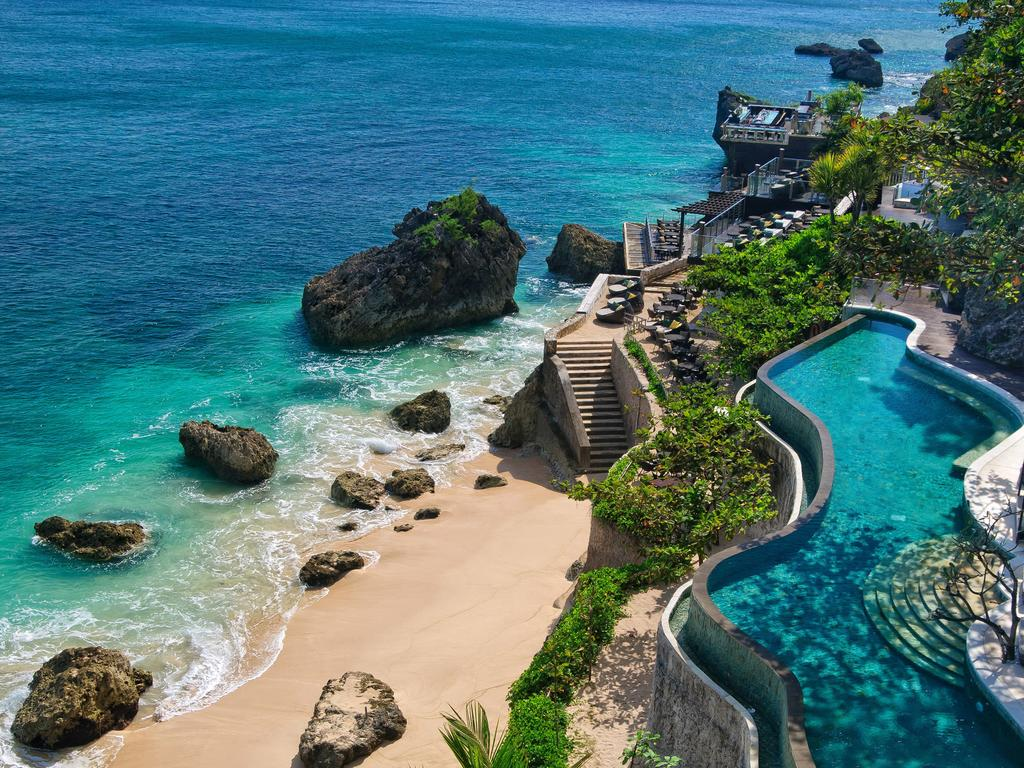
#> input picture image_processing/Lab 1/a_Bali.jpg, 1024 x 768 px
$ python NoiseAndFilters.py   (older library calls are emulated)
#> lines starting #> are read from the running program, lines starting #| are printed output that depends on the picture; long printed decimals are rounded
import cv2
import numpy as np
import random
import time
from skimage.metrics import structural_similarity as compare_ssim

#define function to create some noise to an image
def sp_noise(image, prob):
    """
    https://stackoverflow.com/questions/60056966/iterate-over-two-images-pixel-by-pixel-in-numpy-with-a-random-condition
    Add salt and pepper noise to image. Replaces random pixels with 0 or 1.
    prob: Probability of the noise
    """

    output = np.zeros(image.shape, np.uint8)
    thres = 1 - prob
    for i in range(image.shape[0]):
        for j in range(image.shape[1]):
            rdn = random.random()
            if rdn < prob:
                output[i][j] = 0
            elif rdn > thres:
                output[i][j] = 255
            else:
                output[i][j] = image[i][j]
    return output

def gs_noise(image):
    #gauss noise Gaussian-distributed additive noise.
    row, col, ch = image.shape
    mean = 0
    var = 0.4
    sigma = var**0.5
    gauss = np.random.normal(mean, sigma, (row, col, ch))
    gauss = gauss.reshape(row, col, ch)
    noisy = image + gauss
    return noisy

# [7 lines of commented-out code are left out]
img_BGR = cv2.imread('a_Bali.jpg')
#> img_BGR is the input picture: shape (768, 1024, 3); mean B, G, R 119, 116.8, 76.7
#img_BGR = cv2.imread('a_Airplane.jpg')
#img_BGR = cv2.imread('a_Kaznu.jpg')
#img_BGR = cv2.imread('a_Dark_forest.jpg')

img_GRAY = cv2.cvtColor(img_BGR, cv2.COLOR_BGR2GRAY)
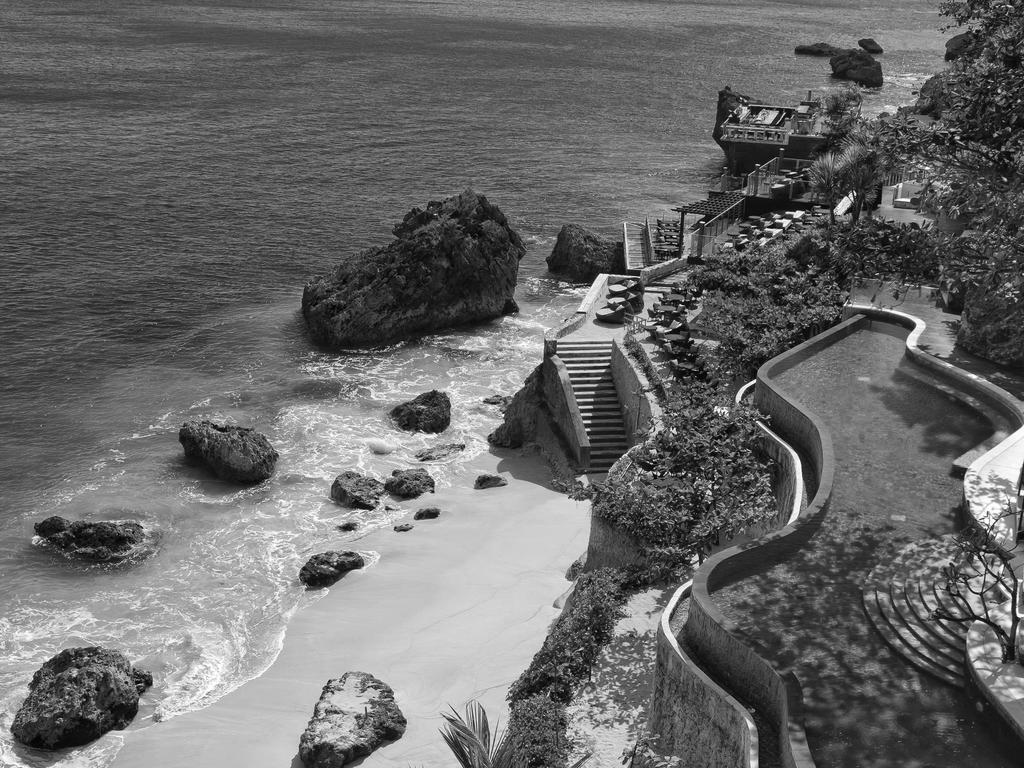
#> img_GRAY: shape (768, 1024); min 0, max 255, mean 105.1

#and illustrate the results
cv2.namedWindow("Original Image", cv2.WINDOW_NORMAL)
cv2.imshow("Original Image", img_BGR)
cv2.resizeWindow("Original Image", 1280, 720)

cv2.waitKey()
cv2.destroyWindow("Original Image")

cv2.namedWindow("Grayscale Original Image", cv2.WINDOW_NORMAL)
cv2.imshow("Grayscale Original Image", img_GRAY)
cv2.resizeWindow("Grayscale Original Image", 1280, 720)

cv2.waitKey()
cv2.destroyWindow("Grayscale Original Image")

#some filters and compare change to the original
print('Illustrating the effects of various filters, in terms of time and information loss')

#a. averaging filter
kernel = np.ones((5, 5), np.float32)/25
#averaging kernel for 5 x 5 window patch
print(kernel)

t = time.time()
blur = cv2.filter2D(img_BGR, -1, kernel)
tmpRunTime = time.time() - t

#illustrate the results
cv2.namedWindow("Averaging Filter", cv2.WINDOW_NORMAL)
cv2.imshow("Averaging Filter", blur)
cv2.resizeWindow("Averaging Filter", 1280, 720)

cv2.waitKey()
cv2.destroyWindow("Averaging Filter")

#calculate the similarity between the images
#compute the Structural Similarity Index (SSIM) between the two images
blur_GRAY = cv2.cvtColor(blur, cv2.COLOR_BGR2GRAY)

#illustrate the results
cv2.namedWindow("Averaging Filter Gray", cv2.WINDOW_NORMAL)
cv2.imshow("Averaging Filter Gray", blur_GRAY)
cv2.resizeWindow("Averaging Filter Gray", 1280, 720)

cv2.waitKey()
cv2.destroyWindow("Averaging Filter Gray")

#-----------------------------------------------------------------------------------------------------------

(score, diff) = compare_ssim(img_GRAY, blur_GRAY, full=True)
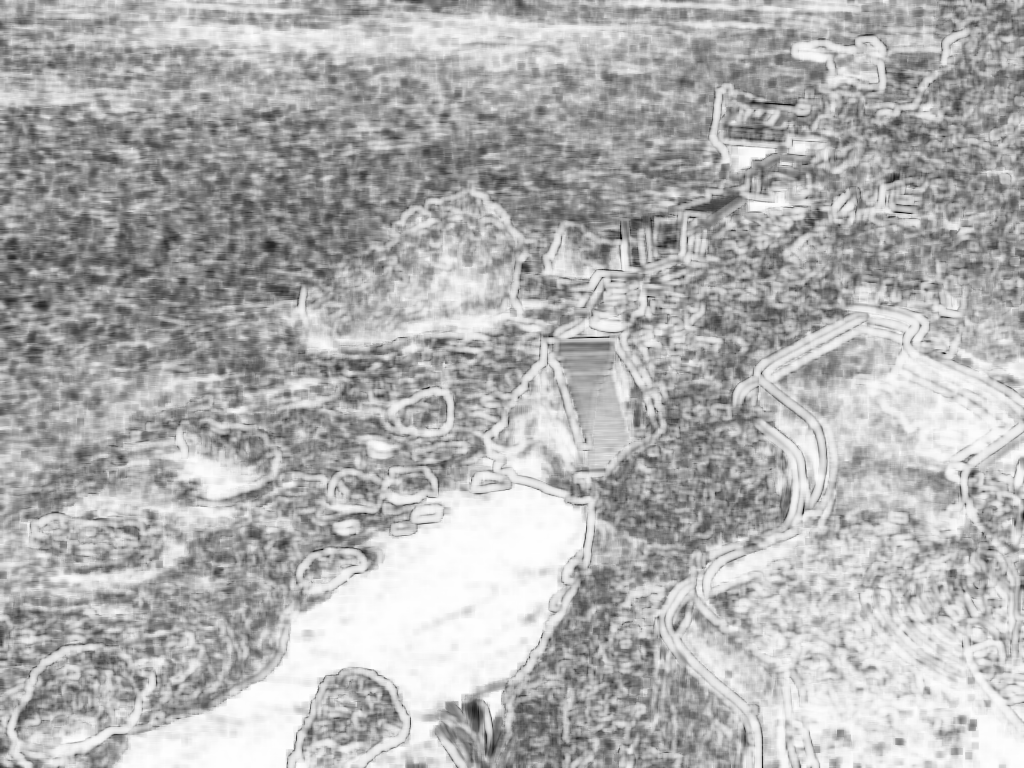
#> diff: shape (768, 1024) float64; min -0.423, max 1, mean 0.563; drawn with min black and max white
#> score = 0.562
print(" .. Averaging blur filter time was: {:.8f}".format(tmpRunTime), " seconds. SSIM score: {:.4f}".format(score))
#|  .. Averaging blur filter time was: 0.1013  seconds. SSIM score: 0.5625

cv2.waitKey()

#b. gaussian filter
t = time.time()
blur = cv2.GaussianBlur(img_BGR, (5, 5), 0)
tmpRunTime = time.time() - t

#illustrate the results
cv2.namedWindow("Gauss blur Filter", cv2.WINDOW_NORMAL)
cv2.imshow("Gauss blur Filter", blur)
cv2.resizeWindow("Gauss blur Filter", 1280, 720)

cv2.waitKey()
cv2.destroyWindow("Gauss blur Filter")

#calculate the similarity between the images
#compute the Structural Similarity Index (SSIM) between the two images
blur_GRAY = cv2.cvtColor(blur, cv2.COLOR_BGR2GRAY)
(score, _) = compare_ssim(img_GRAY, blur_GRAY, full=True)
#> score = 0.746
print(" .. Gaussian blur filter time was: {:.8f}".format(tmpRunTime), " seconds. SSIM score: {:.4f}".format(score))
#|  .. Gaussian blur filter time was: 0.1058  seconds. SSIM score: 0.7464

cv2.waitKey()

#c. bilateral filter
t = time.time()
blur = cv2.bilateralFilter(img_BGR, 9, 5, 5)
tmpRunTime = time.time() - t

#illustrate the results
cv2.namedWindow("Bilateral Filter", cv2.WINDOW_NORMAL)
cv2.imshow("Bilateral Filter", blur)
cv2.resizeWindow("Bilateral Filter", 1280, 720)

cv2.waitKey()
cv2.destroyWindow("Bilateral Filter")

#calculate the similarity between the images
# compute the Structural Similarity Index (SSIM) between the two images
blur_GRAY = cv2.cvtColor(blur, cv2.COLOR_BGR2GRAY)
(score, _) = compare_ssim(img_GRAY, blur_GRAY, full=True)
#> score = 0.999
print(" .. Bilateral blur filter time was: {:.8f}".format(tmpRunTime), " seconds. SSIM score: {:.4f}".format(score))
#|  .. Bilateral blur filter time was: 0.1755  seconds. SSIM score: 0.9986

cv2.waitKey()

# [7 lines of commented-out code are left out]
img_NOISY_BGR = sp_noise(img_BGR, 0.13)
#> after the loop in sp_noise, `for i in range(image.shape[0]):`:
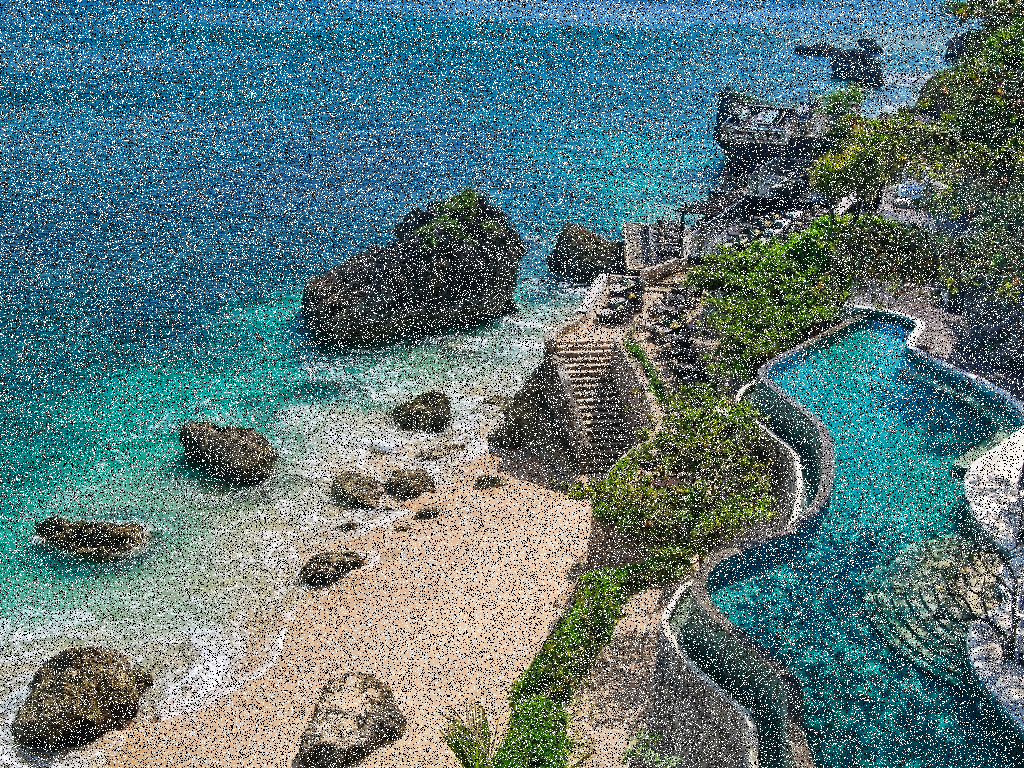
#> output: shape (768, 1024, 3); mean B, G, R 121.2, 119.6, 90
#create the new noisy image using gauss noise
#img_NOISY_BGR = gs_noise(img_BGR)
img_NOISY_BGR = np.floor(np.abs(img_NOISY_BGR)).astype('uint8')

img_NOISY_GRAY = cv2.cvtColor(img_NOISY_BGR, cv2.COLOR_BGR2GRAY)
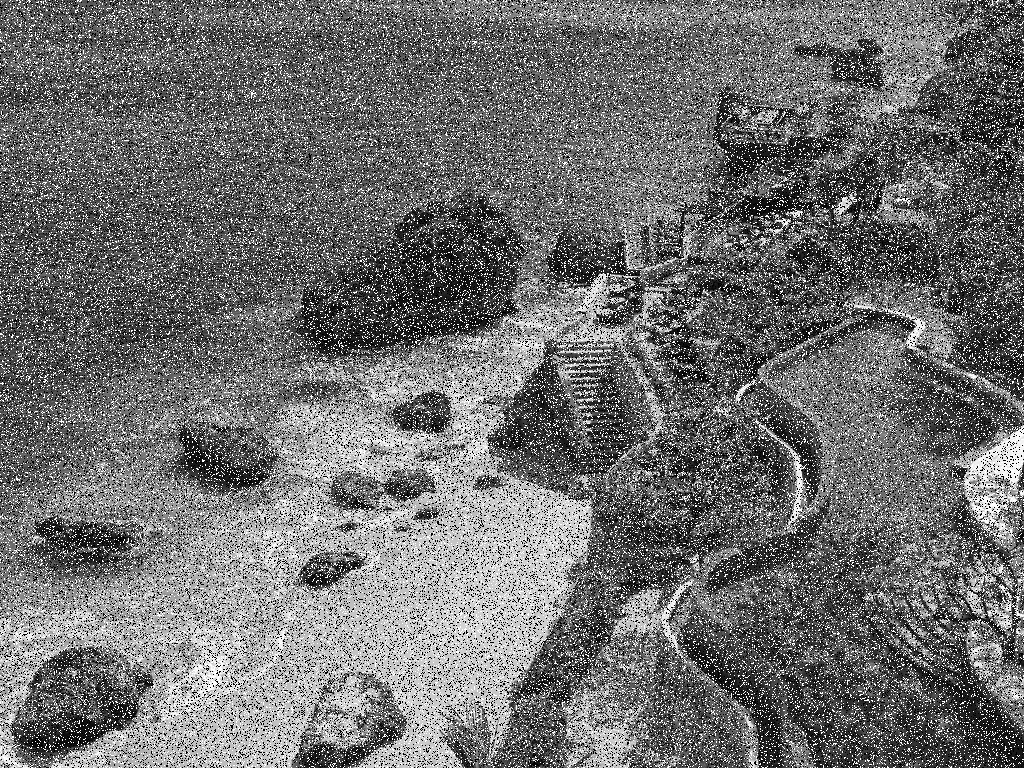
#> img_NOISY_GRAY: shape (768, 1024); min 0, max 255, mean 110.9

#illustrate the results
cv2.namedWindow("Original (noisy) Image", cv2.WINDOW_NORMAL)
cv2.imshow("Original (noisy) Image", img_NOISY_BGR)
cv2.resizeWindow("Original (noisy) Image", 1280, 720)

cv2.waitKey()
cv2.destroyWindow("Original (noisy) Image")

cv2.namedWindow("Grayscale Original (noisy) Image", cv2.WINDOW_NORMAL)
cv2.imshow("Grayscale Original (noisy) Image", img_NOISY_GRAY)
cv2.resizeWindow("Grayscale Original (noisy) Image", 1280, 720)

cv2.waitKey()
cv2.destroyWindow("Grayscale Original (noisy) Image")

print("Demonstrating the noise reduction capabilities for each of the filters")

(score, _) = compare_ssim(img_GRAY, img_NOISY_GRAY, full=True)
#> score = 0.128
print(" .. Currently SSIM score between original and noise image is: {:.4f}".format(score))
#|  .. Currently SSIM score between original and noise image is: 0.1284
print(" .. Attempting to fix results, using different filters")

cv2.waitKey()

#some filters and compare change to the original
print('Illustrating the effects of various filters, in terms of time and information loss')
print("\n---------------------------\n197-LINE\n---------------------------\n")

#-----------------------------------------------------------------------------------------------------------

#a. averaging filter
kernel = np.ones((5, 5), np.float32) / 25
print(kernel)

t = time.time()
blur = cv2.filter2D(img_NOISY_BGR, -1, kernel)
tmpRunTime = time.time() - t

#illustrate the results
cv2.namedWindow("Averaging Filter", cv2.WINDOW_NORMAL)
cv2.imshow("Averaging Filter", blur)
cv2.resizeWindow("Averaging Filter", 1280, 720)

cv2.waitKey()
cv2.destroyWindow("Averaging Filter")

#calculate the similarity between the images
# compute the Structural Similarity Index (SSIM) between the two images
blur_GRAY = cv2.cvtColor(blur, cv2.COLOR_BGR2GRAY)
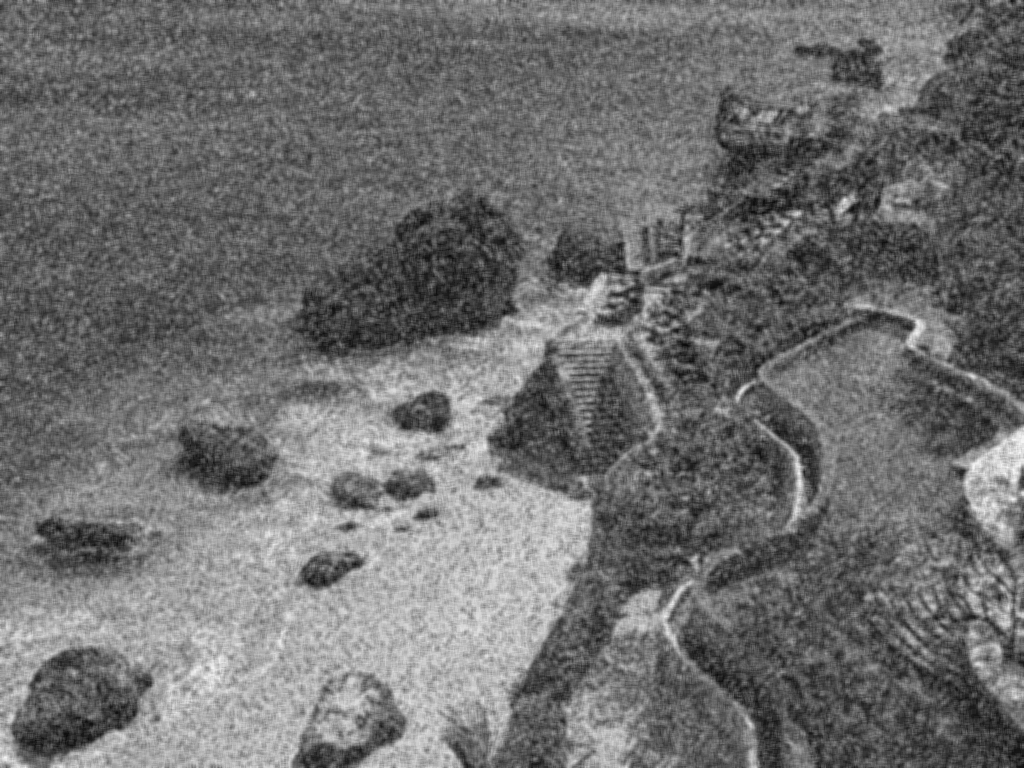
#> blur_GRAY: shape (768, 1024); min 10, max 248, mean 110.9
(score, _) = compare_ssim(img_GRAY, blur_GRAY, full=True)
#> score = 0.323
print(" .. Averaging blur filter time was: {:.8f}".format(tmpRunTime), " seconds. SSIM score: {:.4f}".format(score))
#|  .. Averaging blur filter time was: 0.1179  seconds. SSIM score: 0.3230

cv2.waitKey()

#b. gaussian filter
t = time.time()
blur = cv2.GaussianBlur(img_NOISY_BGR, (5, 5), 0)
tmpRunTime = time.time() - t

#illustrate the results
cv2.namedWindow("Gauss blur Filter", cv2.WINDOW_NORMAL)
cv2.imshow("Gauss blur Filter", blur)
cv2.resizeWindow("Gauss blur Filter", 1280, 720)

cv2.waitKey()
cv2.destroyWindow("Gauss blur Filter")

#calculate the similarity between the images
# compute the Structural Similarity Index (SSIM) between the two images
blur_GRAY = cv2.cvtColor(blur, cv2.COLOR_BGR2GRAY)
(score, _) = compare_ssim(img_GRAY, blur_GRAY, full=True)
#> score = 0.346
print(" .. Gaussian blur filter time was: {:.8f}".format(tmpRunTime), " seconds. SSIM score: {:.4f}".format(score))
#|  .. Gaussian blur filter time was: 0.1234  seconds. SSIM score: 0.3459

cv2.waitKey()

#c. bilateral filter
t = time.time()
blur = cv2.bilateralFilter(img_NOISY_BGR, 9, 5, 5)
tmpRunTime = time.time() - t

#illustrate the results
cv2.namedWindow("Bilateral Filter", cv2.WINDOW_NORMAL)
cv2.imshow("Bilateral Filter", blur)
cv2.resizeWindow("Bilateral Filter", 1280, 720)

cv2.waitKey()
cv2.destroyWindow("Bilateral Filter")

#calculate the similarity between the images
# compute the Structural Similarity Index (SSIM) between the two images
blur_GRAY = cv2.cvtColor(blur, cv2.COLOR_BGR2GRAY)
(score, _) = compare_ssim(img_GRAY, blur_GRAY, full=True)
#> score = 0.128
print(" .. Bilateral blur filter time was: {:.8f}".format(tmpRunTime), " seconds. SSIM score: {:.4f}".format(score))
#|  .. Bilateral blur filter time was: 0.2042  seconds. SSIM score: 0.1281

cv2.waitKey()

#distroy specific filter windows
print("\n-END-")
cv2.destroyAllWindows()
